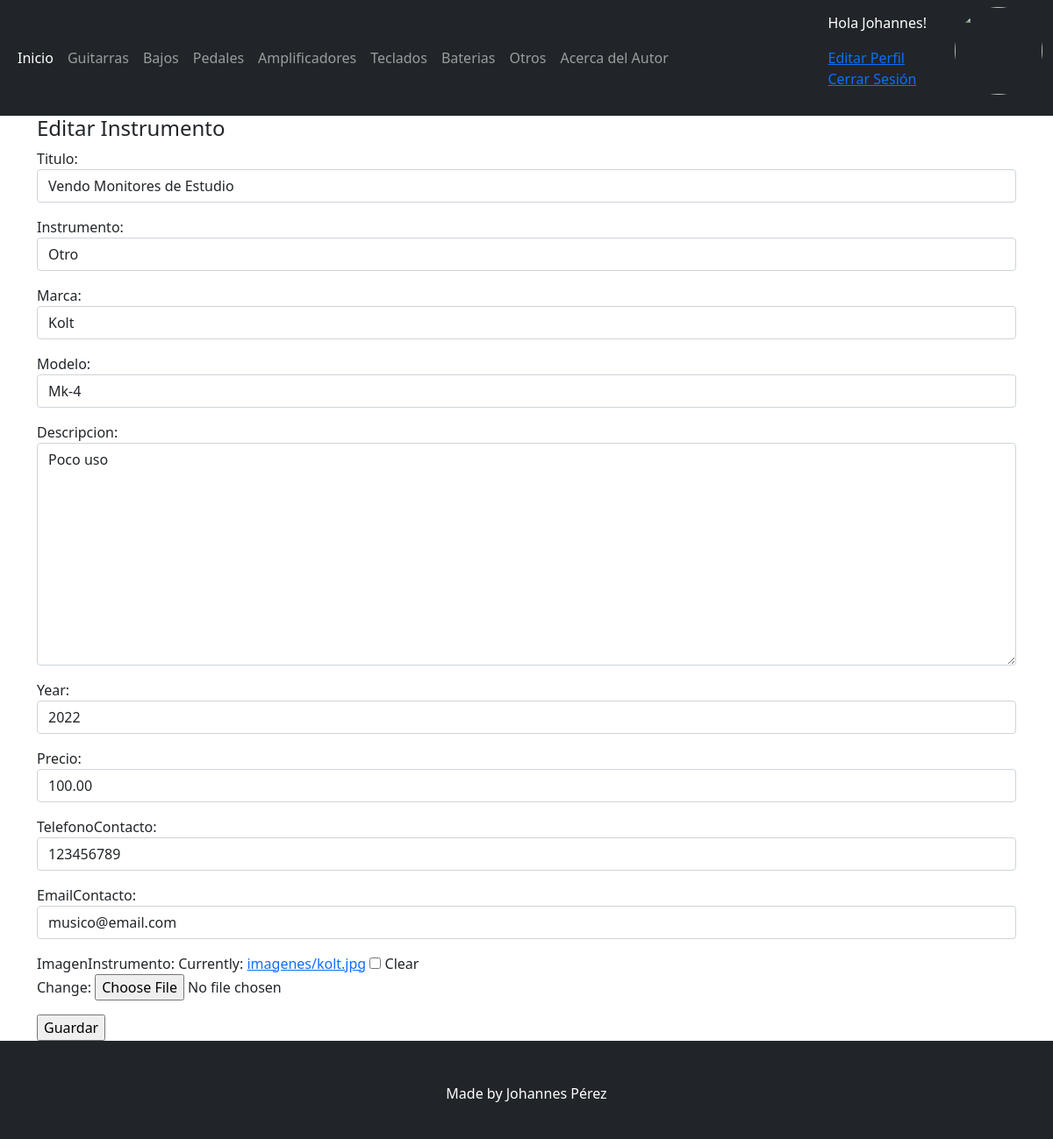
The page /otroEdicion/11/ (signed in) on the database its author committed.
### Base/models.py (models this page shows, shortened)
class Instrumento(models.Model):
    instrumentoSeleccion = (
    ('guitarra','Guitarra'),
    ('bajo', 'Bajo'),
    ('pedal','Pedal'),
    ('bateria','Bateria'),
    ('teclado','Teclado'),
    ('amplificador','Amplificador'),
    ('otro', 'Otro'),
    )
    usuario = models.ForeignKey(User, on_delete=models.CASCADE, null=True, blank=True)
    titulo = models.CharField(max_length=200)
    instrumento = models.CharField(max_length=15, choices=instrumentoSeleccion, default='guitarra')
    marca = models.CharField(max_length=40)
    modelo = models.CharField(max_length=40)
    descripcion = models.TextField(null=True, blank=True)
    year = models.IntegerField()
    precio = models.DecimalField(max_digits=10, decimal_places=2)
    fechaPublicacion = models.DateTimeField(auto_now_add=True)
    telefonoContacto = models.IntegerField()
    emailContacto = models.EmailField()
    imagenInstrumento = models.ImageField(null=True, blank=True, upload_to="imagenes/")

### Base/views.py (the view)
# urls.py: path('otroEdicion/<int:pk>/', OtroUpdate.as_view(), name='otro_editar'),
class OtroUpdate(LoginRequiredMixin, UpdateView):
    model = Instrumento
    form_class = ActualizacionInstrumento
    success_url = reverse_lazy('otros')
    context_object_name = 'otro'
    template_name = 'Base/otroEdicion.html'

### Base/forms.py
class ActualizacionInstrumento(forms.ModelForm):
    class Meta:
        model = Instrumento
        fields = ('titulo', 'instrumento', 'marca', 'modelo', 'descripcion', 'year', 'precio', 'telefonoContacto', 'emailContacto', 'imagenInstrumento')
        widgets = {
            'titulo' : forms.TextInput(attrs={'class': 'form-control'}),
            'instrumento' : forms.Select(attrs={'class': 'form-control'}),
            'marca' : forms.TextInput(attrs={'class': 'form-control'}),
            'modelo' : forms.TextInput(attrs={'class': 'form-control'}),
            'descripcion' : forms.Textarea(attrs={'class': 'form-control'}),
            'year' : forms.TextInput(attrs={'class': 'form-control'}),
            'precio' : forms.TextInput(attrs={'class': 'form-control'}),
            'telefonoContacto' : forms.TextInput(attrs={'class': 'form-control'}),
            'emailContacto' : forms.TextInput(attrs={'class': 'form-control'}),
        }

### Base/templates/Base/otroEdicion.html
{% extends 'Base/home.html' %}
{% block content %}
{% if user.id == otro.usuario.id %}
<div class="container">
    <h4>Editar Instrumento</h4>
</div>
<div class="container">
    <div class="form-group">
        <form method="post" enctype="multipart/form-data">{% csrf_token %}
            {{ form.as_p }}
            <input type="submit" value="Guardar">
        </form>
    </div>
</div>
{% else %}
<div class="container">
<h4>No tienes acceso a esta pagina!</h4>
</div>
{% endif %}
{% endblock %}

### Base/templates/Base/home.html (shortened to what this page needs)
<!DOCTYPE html>
<html lang="en">
<head>
    <link href="https://cdn.jsdelivr.net/npm/bootstrap@5.1.3/dist/css/bootstrap.min.css" rel="stylesheet">
    <link rel="stylesheet" href="https://cdnjs.cloudflare.com/ajax/libs/font-awesome/6.1.1/css/all.min.css">
</head>
<body>
    <nav class="navbar navbar-expand-lg navbar-dark bg-dark">
        <div class="container-fluid">
          <div class="collapse navbar-collapse" id="navbarSupportedContent">
            <ul class="navbar-nav me-auto mb-2 mb-lg-0">
              <li class="nav-item">
                <a class="nav-link active" aria-current="page" href="{% url 'home' %}">Inicio</a>
              </li>
              <li class="nav-item">
                <a class="nav-link" href="{% url 'guitarras' %}">Guitarras</a>
              </li>
              <li class="nav-item">
                <a class="nav-link" href="{% url 'bajos' %}">Bajos</a>
              </li>
              <li class="nav-item">
                <a class="nav-link" href="{% url 'pedales' %}">Pedales</a>
              </li>
              <li class="nav-item">
                <a class="nav-link" href="{% url 'amplificadores' %}">Amplificadores</a>
              </li>
              <li class="nav-item">
                <a class="nav-link" href="{% url 'teclados' %}">Teclados</a>
              </li>
              <li class="nav-item">
                <a class="nav-link" href="{% url 'baterias' %}">Baterias</a>
              </li>
              <li class="nav-item">
                <a class="nav-link" href="{% url 'otros' %}">Otros</a>
              </li>
              <li class="nav-item">
                <a class="nav-link" href="{% url 'acerca_de_mi' %}">Acerca del Autor</a>
              </li>
            </ul>
            {% if request.user.is_authenticated %}
            <ul>
              <li>
                <p style="color: white"> Hola {{request.user.first_name}}!</p>
              </li>
              <li>
                <a href="{% url 'editar_perfil' %}">Editar Perfil</a>
              </li>
              <li>
                <a href="{% url 'logout' %}">Cerrar Sesión</a>
              </li>
            </ul>
            <ul>
              <li>
                <img class="rounded-circle" src="{{request.user.avatar.imagenAvatar.url}}" width=100 height=100 alt="">
              </li>
            </ul>
            {% endif %}
          </div>
        </div>
      </nav>
      {% block content %}{% endblock %}
      <footer class="bg-dark text-white pt-5 pb-4">
            <div class="container text-center">
                <p>Made by Johannes Pérez</p>
            </div>
      </footer>
</body>
</html>

### rows shown on the page
Instrumento: titulo "Vendo Monitores de Estudio", instrumento "Otro", marca "Kolt", modelo "Mk-4", descripcion "Poco uso", year "2022", precio "100.00", telefonoContacto "123456789", emailContacto "musico@email.com"

### other values the page prints
{{ request.user.first_name }} "Johannes"
